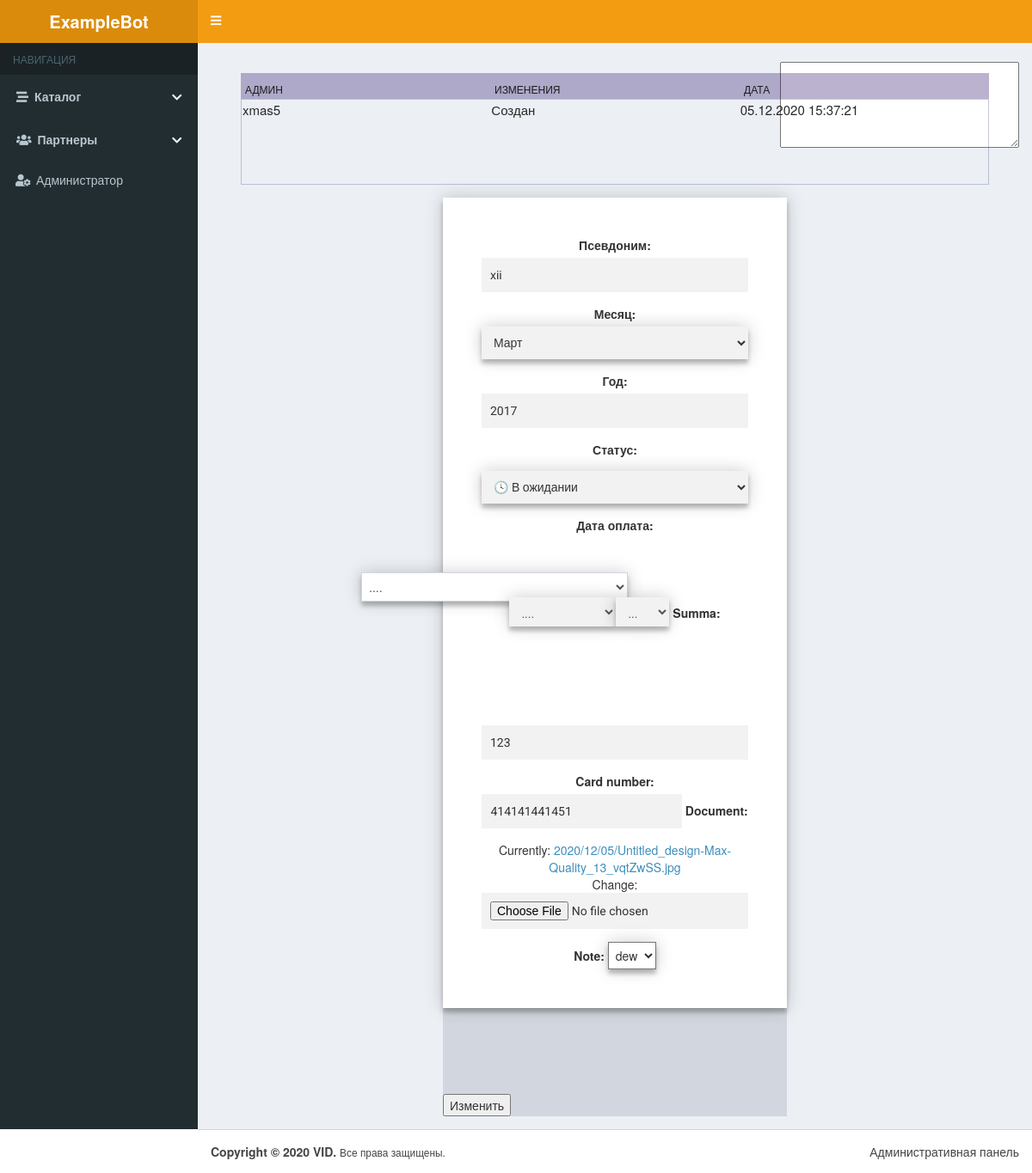
Screenshot of /update/29 with the database file from the repository.
### hello/models.py (models this page shows)
class Account(models.Model):
    pseudonym = models.CharField(null=True, max_length=40, verbose_name="Псевдоним")
    month = models.ForeignKey('month', null=True, on_delete=models.PROTECT, verbose_name="Месяц")
    year=models.IntegerField(null=True, verbose_name="Год")
    status = models.ForeignKey('Status', null = True, on_delete=models.PROTECT, verbose_name="Статус", blank=True)
    day_payment = models.CharField(verbose_name="Дата оплата", null=True, max_length=40)
    document = models.FileField(upload_to='%Y/%m/%d/', null=True)
    published = models.DateTimeField(db_index = True, null=True, auto_now_add=True)
    summa = models.CharField(max_length=20, null=True)
    card_number = models.CharField(max_length=50, null=True)
    comment = models.TextField(blank=True, null=True)

class stories(models.Model):   #all stories otchets and profiles, for table
    published = models.DateTimeField(db_index = True, null=True, auto_now_add=True)
    admin = models.CharField(max_length=100, null=True)
    obj = models.CharField(max_length=20, null=True)
    text = models.TextField(null=True)
    obj_id = models.IntegerField(null=True, blank=True)

class month(models.Model):
    month = models.CharField(max_length=20, null=True)
    def __str__(self):
        return self.month

### hello/views.py (the view)
# urls.py: path('update/<int:pk>', AccEditView.as_view(), name='edit'),
class AccEditView(UpdateView):
    model = Account
    form_class = AccForm
    success_url = '/detail/{id}'
    def get_context_data(self, *args, **kwargs):
        con = super().get_context_data(*args, **kwargs)
        con['profiles'] = Profile.objects.all()
        months = ['Январь', 'Февраль', 'Март', 'Апрель', 'Май', 'Июнь', 'Июль', 'Август', 'Сентябрь', 'Октябрь', 'Ноябрь', 'Декабрь']
        con['months'] = months
        obj = con['object']
        con['stories'] = stories.objects.filter(obj_id=obj.pk, obj='Отчет')
        con['card'] = card.objects.filter(pseudonym=obj.pseudonym)
        return con

### hello/forms.py
class AccForm(ModelForm, forms.Form):
    note = forms.CharField(max_length=20, widget=forms.Select(choices=[('dewd', 'dew')]))
    class Meta:
        model = Account
        fields = {'pseudonym', 'month', 'year', 'status', 'day_payment', 'document', 'summa', 'card_number', 'comment'}
        required = {
            'day_payment': False
        }
        widgets = {
            'day_payment': OldDateSelector,
            }
    field_order = ['pseudonym', 'month', 'year', 'status', 'day_payment', 'summa', 'card_number', 'document', 'note', 'comment']

### hello/forms.py (called while the page is built)
    def decompress(self, value):
        if isinstance(value, date):
            return [value.day, value.month, value.year]
        elif isinstance(value, str):
            if value[0] == '-':
                year, month, day = ['...', '...', '...']
            else:
                year, month, day = value.split('-')
            return [day, month, year]
        return [None, None, None]

### hello/models.py (called while the page is built)
    def __str__(self):
        return self.s

### hello/templates/hello/account_form.html (shortened to what this page needs)
{% load static %}
<!DOCTYPE html>
<html lang="ru" style="height: auto; min-height: 100%;"><head><meta http-equiv="Content-Type" content="text/html; charset=UTF-8">
    <link rel="stylesheet" href="https://stackpath.bootstrapcdn.com/bootstrap/3.4.1/css/bootstrap.min.css">
    <link rel="stylesheet" href="https://use.fontawesome.com/releases/v5.8.2/css/solid.css">
    <link rel="stylesheet" href="https://use.fontawesome.com/releases/v5.8.2/css/fontawesome.css">
    <link rel="stylesheet" type="text/css" href="{% static 'hello/form.css' %}">
    <link rel="stylesheet" type="text/css" href="{% static 'hello/fixed.css' %}">
    <link rel="stylesheet" href="{% static 'hello/AdminLTE.min.css' %}">
    <link rel="stylesheet" href="{% static 'hello/skin-yellow.min.css' %}">
    <link rel="stylesheet" href="{% static 'hello/app.css' %}">
  <link rel="stylesheet" href="{% static 'hello/css.css' %}">
</head>
<body class="skin-yellow sidebar-mini" style="height: auto; min-height: 100%;">
  <div class="wrapper" style="height: auto; min-height: 100%;">
  <header class="main-header">
    <a href="" class="logo">
        <span class="logo-lg"><b>ExampleBot</b></span>
    </a>
    <nav class="navbar navbar-static-top" role="navigation">
        <a href="" class="sidebar-toggle fas fa-bars" data-toggle="push-menu" role="button"></a>
    </nav>
</header>
<aside class="main-sidebar">
    <section class="sidebar">
        <ul class="sidebar-menu accordion" id="accordion">
            <li class="header">НАВИГАЦИЯ</li>
            <li class=""><div class="link"><a href="/folder/"> <i class="fa fas fa-stream"></i>Каталог</a><i class="fa fa-chevron-down" style="color: white;"></i></div>
            </li>
            <li class=""><div class="link"><a href="/profiles/"> <i class="fa fas fa-users"></i>Партнеры</a><i class="fa fa-chevron-down" style="color: white;"></i></div>
            </li>
            <li class=""><a href="{% url 'editpassword' 1 %}"><i class="fa fas fa-user-cog"></i> <span>Администратор</span></a></li>
        </ul>
    </section>
</aside>
  <div class="content-wrapper" style="min-height: 813px;">
    <section class="content-header">
      <ol class="breadcrumb">
    {{ form.comment }}
      </ol>
    </section>
    <section class="minisection">
    <div class="mini-tbl-header">
      <table cellpadding="0" cellspacing="0" border="0">
        <thead>
            <tr><th>Админ</th>
            <th>Изменения</th>
            <th>Дата</th>
          </tr>
          </thead>
          </table>
    </div>
    <div class="mini-tbl-content">
      <table cellpadding="0" cellspacing="0" border="0">
        <tbody>
          {% for i in stories %}
            <tr>
              <td>{{ i.admin }}</td>
            <td>{{ i.text }}</td>
            <td>{{ i.published|date:"d.m.Y H:i:s" }}</td>
            </tr>
            {% endfor %}
          </tbody>
          </table>
    </div>
  </section>
    <section class="content container-fluid">
        <div class = "login-page">
            <div class="form">
                <form method = "post" enctype="multipart/form-data" class="login-form " autocomplete="off">
                    {% for field in form %}
                    {% if field.label != 'Comment' %}
                      {{ field.label_tag }} {{ field }}
                    {% endif %}
                    {% endfor %}
                </div>
                    <button>Изменить</button>
            </div>
        </div>
  </div>
  <footer class="main-footer">
    <div class="pull-right hidden-xs">
      Административная панель
    </div>
    <strong>Copyright © 2020 VID.</strong> <small>Все права защищены.</small>
  </footer>
</body></html>

### hello/static/hello/form.css (style rules this page uses)
.accordion .link { cursor: pointer; display: block; padding: 15px 15px 15px 26px; color: #4D4D4D; font-size: 14px; font-weight: 700; position: relative; -webkit-transition: all 0.4s ease; -o-transition: all 0.4s ease; transition: all 0.4s ease; }
.accordion li .fa-chevron-down { position: absolute; top: 20px; left: 200px; font-size: 13px; color: #595959; -webkit-transition: all 0.4s ease; -o-transition: all 0.4s ease; transition: all 0.4s ease; }
.accordion li .fa-stream, .accordion li .fa-users { position: relative; right: 7px; }
.login-page { width: 400px; padding: 0% 0 0; margin: auto; }
.form { position: relative; z-index: 1; background: #FFFFFF; max-width: 400px; margin: 0 auto 100px; padding: 45px; text-align: center; box-shadow: 0 0 20px 0 rgba(0, 0, 0, 0.2), 0 5px 5px 0 rgba(0, 0, 0, 0.24); }
.form select { position: relative; z-index: 1; background: #FFFFFF; max-width: 800px; margin: 10 auto 10px; padding: 4px; box-sizing: border-box; text-align: left; box-shadow: 0 0 20px 0 rgba(0, 0, 0, 0.2), 0 5px 5px 0 rgba(0, 0, 0, 0.24); }
#id_comment { height: 100px; }
#id_document { font-family: "Roboto", sans-serif; outline: 0; background: #f2f2f2; width: 100%; border: 0; margin: 0 0 15px; padding: 10px; box-sizing: border-box; font-size: 14px; }
#id_parol, #id_login, #id_pseudonym, #id_year, #id_month, #id_select, #id_text, #id_prefix, #id_type_payment, #id_owner_card, #id_username, #id_password, #id_email { font-family: "Roboto", sans-serif; outline: 0; background: #f2f2f2; width: 100%; border: 0; margin: 0 0 15px; padding: 10px; box-sizing: border-box; display: inline-block; font-size: 14px; }
#id_summa { font-family: "Roboto", sans-serif; outline: 0; background: #f2f2f2; width: 100%; border: 0; margin: 100px 0 15px; padding: 10px; box-sizing: border-box; display: inline-block; font-size: 14px; }
#id_day_payment_0 { margin: 10px 0 15px; top: 30px; right: 140px; }
#id_day_payment_2 { font-family: "Roboto", sans-serif; outline: 0; background: #f2f2f2; width: 20%; border: 0; margin: 10px 0 15px; padding: 10px; box-sizing: border-box; display: inline-block; font-size: 14px; }
#id_day_payment_1 { position: relative; font-family: "Roboto", sans-serif; outline: 0; background: #f2f2f2; width: 40%; border: 0; margin: 10px 0 15px; padding: 10px; box-sizing: border-box; display: inline-block; font-size: 14px; }
#id_number, #id_card_number { font-family: "Roboto", sans-serif; outline: 0; background: #f2f2f2; width: 75%; box-sizing: border-box; border: 0; margin: 0 0 15px; padding: 10px; font-size: 14px; }
#id_status { font-family: "Roboto", sans-serif; outline: 0; background: #f2f2f2; width: 100%; border: 0; margin: 10px 0 15px; padding: 10px; box-sizing: border-box; font-size: 14px; }
.artist, .link { width: 100%; font-size: 10px; box-sizing: border-box; -moz-box-sizing: border-box; -webkit-box-sizing: border-box; }

### hello/static/hello/fixed.css (style rules this page uses)
.minisection { margin-left: 50px; margin-right: 50px; position: relative; }
.mini-tbl-header { background-color: rgba(31, 3, 99, 0.3); height: 30px; }
.mini-tbl-content { height:100px; overflow-x:auto; margin-top: 0px; border: 1px solid rgba(60, 78, 128, 0.3); }
table { width:100%; table-layout: fixed; }
th { padding: 10px 5px; text-align: left; font-weight: 500; font-size: 12px; color: rgb(29, 27, 27); text-transform: uppercase; }
td { padding: 1px; text-align: left; vertical-align:middle; font-weight: 300; font-size: 15px; color: rgb(41, 41, 41); border-bottom: solid 1px rgba(255,255,255,0.1); }

### hello/static/hello/app.css (style rules this page uses)
.fas.sidebar-toggle { line-height:1.4 }

### rows the page displays
Account: form "xii" "2017" "🕓 В ожидании" "123" "414141441451"
stories: admin "xmas5", text "Создан", published "05.12.2020 15:37:21"
month: form "Март"

### other values shown
{{ field.label_tag }} "Псевдоним:" "Месяц:" "Год:" "Статус:" "Дата оплата:" "Summa:" "Card number:" "Document:" "Note:"
